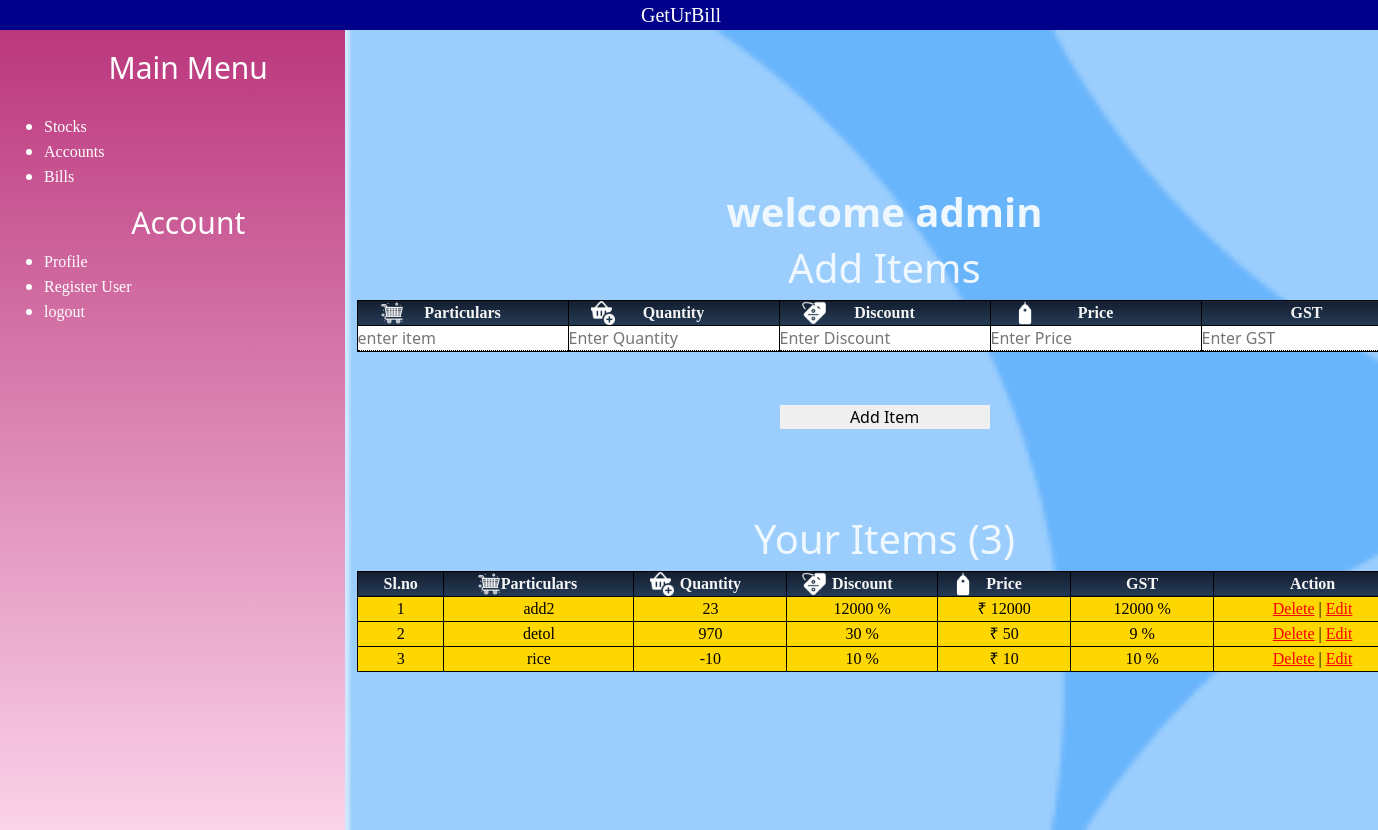
The page /dashboard/ (signed in) on the database as committed earlier.
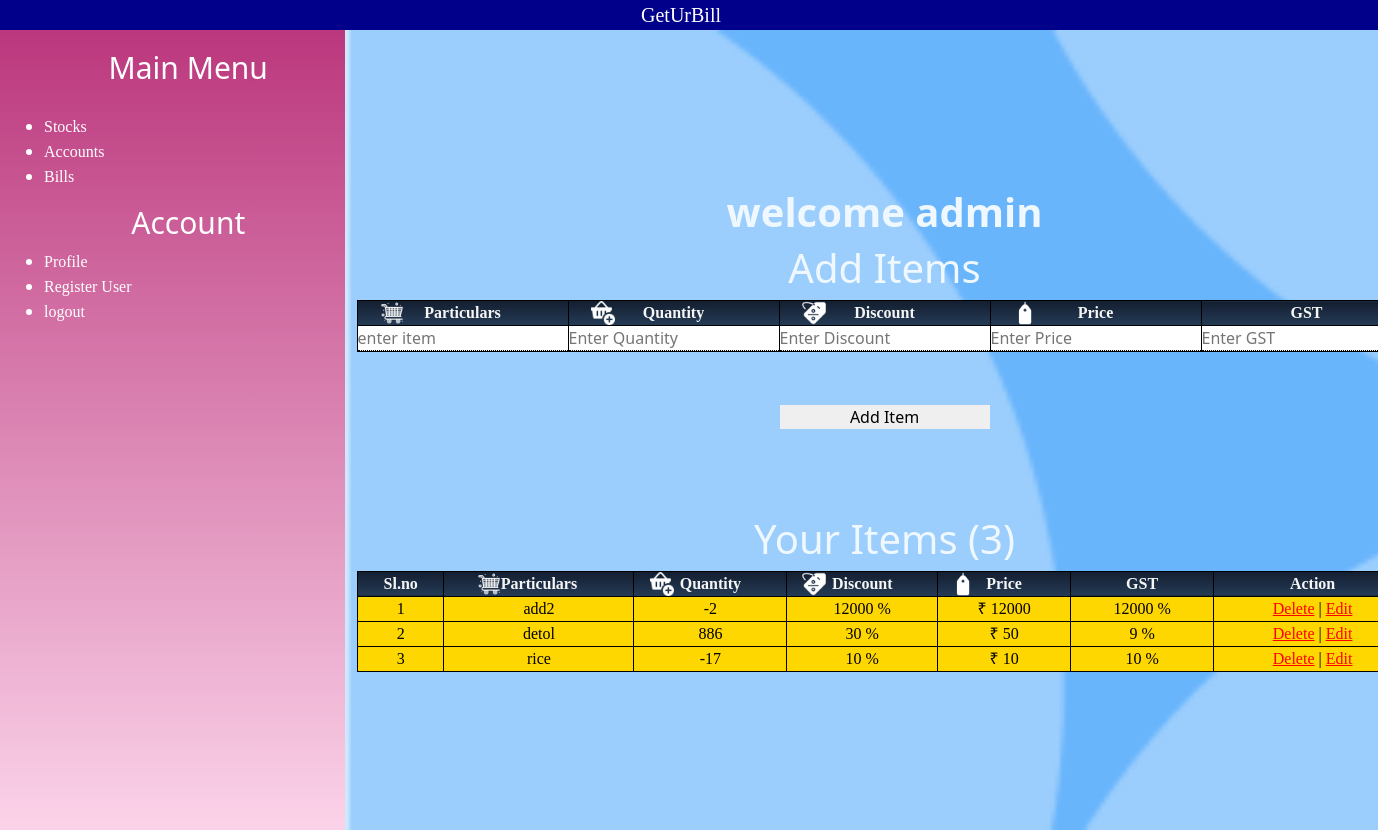
The same page on the database as committed later.
### GetUrBill/models.py (models this page shows, shortened)
class Accounts(AbstractUser):
    username=None
    verification=models.BooleanField(default=False)
    phoneNumber=models.CharField (_('phone_number'),unique=True,max_length=10)
    shop_name=models.CharField(max_length=50)
    Address=models.TextField(default="")
    pincode=models.IntegerField(null=True)
    USERNAME_FIELD="phoneNumber"
    REQUIRED_FIELDS=["first_name","shop_name"]
    objects=CustomUserManager()

class Items(models.Model):
    item_id=models.BigAutoField(primary_key=True)
    user=models.ForeignKey(Accounts,on_delete=CASCADE)
    item_name=models.CharField(max_length=100)
    quantity=models.IntegerField(default=0)
    selling_price=models.IntegerField(default=0)
    GST=models.IntegerField(default=9)
    discount=models.IntegerField(default=0)

### GetUrBill/views.py (the view, shortened to what this page needs)
# urls.py: path('dashboard/',views.dashboard),
@login_required
def dashboard(request):
    items=request.user.items_set.all()
    context={"i":items}
    return render(request ,"dashboard.html",context)

### templates/dashboard.html (shortened to what this page needs)
{% extends 'sidebar.html' %}
    {% block body %}
    <h1 class="text-center">
    <strong>welcome {{request.user.shop_name}}</strong></h1>
    <h1 class="text-center">Add Items</h1>
    <form action="/dashboard/" method="post" id="form" name="form">
    <div class="form-group" id="form-group">
        <table>
            <tr>
              <th>Particulars</th>
              <th>Quantity</th>
              <th>Discount</th>
              <th>Price</th>
              <th>GST</th>
            </tr>
            <tr>
                <td><input type="text" name="item_name"id="Particulars" placeholder="enter item" required></td>
                <td><input type="number" name="quantity" id="quantity" placeholder="Enter Quantity" required></td>
                <td><input type="number" name="discount" id="discount"placeholder="Enter Discount" required></td>
                <td><input type="number" name="price" id="price"placeholder="Enter Price" required></td>
                <td><input type="number" name="gst" id="gst"placeholder="Enter GST" required></td>
            </tr>
          </table>
</div>
    <input type="submit" value="Add Item" id="add">
</form>
{% if i %}
<h1 class="text-center">Your Items ({{i.count}})</h1>
<div class="Item">
<table style="width:100%">
    <tr>
        <th>Sl.no</th>
      <th>Particulars</th>
      <th>Quantity</th>
      <th>Discount</th>
      <th>Price</th>
      <th>GST</th>
      <th>Action</th>
    </tr>
    {% for j in i %}
    <tr>
      <td>{{forloop.counter}}</td>
      <td>{{j.item_name}}</td>
      <td>{{j.quantity}}</td>
      <td>{{j.discount}} %</td>
      <td>₹ {{j.selling_price}}</td>
      <td>{{j.GST}} %</td>
      <td><a href="/delete/{{j.item_id}}"onclick="load()">Delete</a> | <a href="/edit/{{j.item_id}}"onclick="load()">Edit</a></td>
    </tr>
    {% endfor %}
  </table>
</div>
   {% else %}
    <p class="text-center">You Do n {ot have any Items.</p>
    {% endif %}
{% endblock body %}

### templates/sidebar.html (shortened to what this page needs)
<!DOCTYPE html>
<html lang="en">
<head>
    {% load static %}
    <link href="https://cdn.jsdelivr.net/npm/bootstrap@5.1.0/dist/css/bootstrap.min.css" rel="stylesheet">
    <link rel="stylesheet" href="{% static 'sidebar.css' %}">
    <link rel="stylesheet" href="{% static 'dashboard.css' %}">
</head>
<body>
    <div class=" text-center brand">
      <a class="navbar-brand " href="#">GetUrBill</a>
      <div>
    <section class="main">
    <div class="content">
<div class="row mx-0 ">
<div class="col-3 sidebar-div">
<ul class="Main Menu">
    <h1> Main Menu</h1>
     <li><a href="#">Stocks</a></li>
     <li><a href="#">Accounts</a></li>
     <li><a href="/bill/">Bills</a></li>
</ul>
<ul class="Account">
    <h1>Account</h1>
    <li><a href="/account/">Profile</a></li>
    {% if request.user.is_staff %}
    <li><a href="/register/">Register User</a></li>
    {% endif %}
    <li><button class="logout" onclick="logout()">logout</button></li>
</ul>
</div>
            <div class="col-9 load" id="load">
                {% block body %}
                {% endblock body %}
            </div>
        </div>
    </div>
</section>
</body>
</html>

### GetUrBill/static/sidebar.css (style rules this page uses)
* { margin: 0px; padding: 0px; }
body { width: 100%; }
.sidebar-div { background-image: linear-gradient(#BB377D, #FBD3E9); color: white; height: 100vh; }
.main { height: 100%; width: 100%; display: flex; flex-direction: column; flex-wrap: wrap; }
.sidebar-div li { text-align: left !important; }
.Main h1 { font-size: 30px; padding: 20px; }
.Account h1 { font-size: 30px; }
.sidebar-div a { text-decoration: none; color: white; }
.logout { background: transparent; border: none; color: white; font-family: 'Times New Roman'; }
.brand { margin:0px; padding: 0px; height: 30px; width:100%; background-color: darkblue; color: aliceblue; }
.navbar-brand { color: white; font-family: 'Lucida Sans'; }

### GetUrBill/static/dashboard.css (style rules this page uses)
.load { justify-content: center; display:flex; flex-direction: column; flex-wrap: wrap; align-items: center; background-image: url('registration.png'); background-repeat: none; background-size: cover; }
.form-group { color:black; width: inherit; display: flex; }
table { width: 100%; }
input { border:none; border-bottom: 1px dotted black; width: 210px; }
tr,td,th { border: 1px solid black; align-items: center; text-align: center; }
.Item { width: 1055px; display: flex; }
input[type="submit"] { border: none; margin: 5% auto; }
th { background-image: linear-gradient(180deg,#141e30, #243b55); font-family: 'Times New Roman'; color:whitesmoke; align-items: center; justify-content: center; }
a { color:red; font-family: 'Times New Roman'; }
.Item td { font-family: 'Times New Roman'; background-color: gold; color: black; }
.Item th:nth-child(2) { background: url('particulars.png'),linear-gradient(180deg,#141e30, #243b55); background-size: contain; align-items: left; background-position-x: 20%; justify-content: left; image-resolution: 225px; object-fit: contain; background-repeat: no-repeat; }
.Item th:nth-child(3) { background: url('quantity.png'),linear-gradient(180deg,#141e30, #243b55); background-size: contain; align-items: left; background-position-x: 12%; justify-content: left; image-resolution: 225px; object-fit: contain; background-repeat: no-repeat; }
.Item th:nth-child(4) { background: url('discount.png'),linear-gradient(180deg,#141e30, #243b55); background-size: contain; align-items: left; background-position-x: 12%; justify-content: left; image-resolution: 225px; object-fit: contain; background-repeat: no-repeat; }
.Item th:nth-child(5) { background: url('price.png'),linear-gradient(180deg,#141e30, #243b55); background-size: contain; align-items: left; background-position-x: 12%; justify-content: left; image-resolution: 225px; object-fit: contain; background-repeat: no-repeat; }
.form-group th:nth-child(1) { background: url('particulars.png'),linear-gradient(180deg,#141e30, #243b55); background-size: contain; align-items: left; background-position-x: 12%; justify-content: left; image-resolution: 225px; object-fit: contain; background-repeat: no-repeat; }
.form-group th:nth-child(2) { background: url('quantity.png'),linear-gradient(180deg,#141e30, #243b55); background-size: contain; align-items: left; background-position-x: 12%; justify-content: left; image-resolution: 225px; object-fit: contain; background-repeat: no-repeat; }
.form-group th:nth-child(3) { background: url('discount.png'),linear-gradient(180deg,#141e30, #243b55); background-size: contain; align-items: left; background-position-x: 12%; justify-content: left; image-resolution: 225px; object-fit: contain; background-repeat: no-repeat; }
.form-group th:nth-child(4) { background: url('price.png'),linear-gradient(180deg,#141e30, #243b55); background-size: contain; align-items: left; background-position-x: 12%; justify-content: left; image-resolution: 225px; object-fit: contain; background-repeat: no-repeat; }

Rows that differ between the two databases and show on the page:
changed Items "add2": quantity "23" → "-2"
changed Items "detol": quantity "970" → "886"
changed Items "rice": quantity "-10" → "-17"
